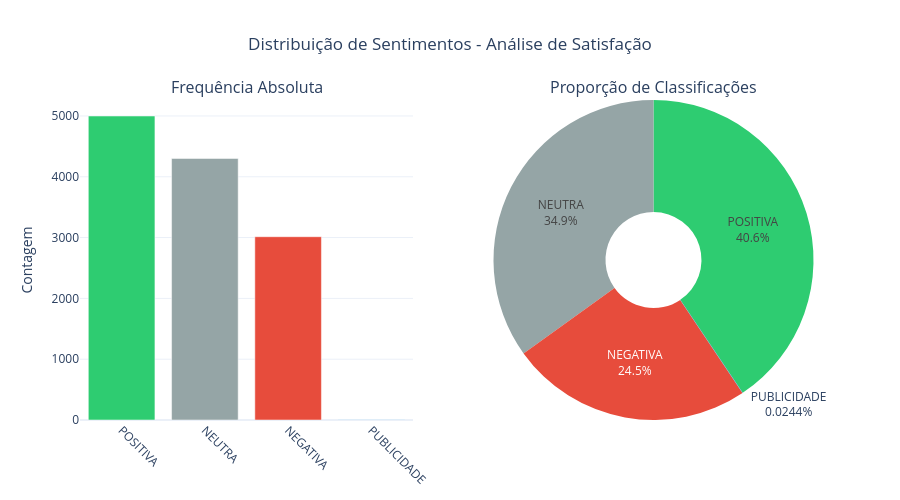

Source (notebook cell):
### Code cell
def plot_classificacao_dinamica(class_counts: pd.Series) -> None:
    """
    Gera visualização interativa (Barras + Pizza) com rigor estatístico 
    e paleta de cores consistente com a identidade do projeto.
    """
    
    # Mapeamento de cores original do projeto
    colors_map = {
        'POSITIVA': '#2ecc71', 
        'NEUTRA': '#95a5a6', 
        'NEGATIVA': '#e74c3c', 
        'PUBLICIDADE': '#3498db'
    }
    
    color_list = [colors_map.get(str(label).upper(), '#bdc3c7') for label in class_counts.index]

    # Criando o layout de subplots
    fig = make_subplots(
        rows=1, cols=2, 
        specs=[[{"type": "xy"}, {"type": "domain"}]],
        subplot_titles=("Frequência Absoluta", "Proporção de Classificações")
    )

    # 1. Gráfico de Barras
    fig.add_trace(
        go.Bar(
            x=class_counts.index,
            y=class_counts.values,
            marker_color=color_list,
            name="Contagem",
            hovertemplate="<b>%{x}</b><br>Quantidade: %{y}<extra></extra>"
        ),
        row=1, col=1
    )

    # 2. Gráfico de Pizza
    fig.add_trace(
        go.Pie(
            labels=class_counts.index,
            values=class_counts.values,
            marker=dict(colors=color_list),
            hole=0.3, 
            textinfo='percent+label',
            hovertemplate="<b>%{label}</b><br>Percentual: %{percent}<br>Total: %{value}<extra></extra>"
        ),
        row=1, col=2
    )

    # Ajustes de Layout e Estilização
    fig.update_layout(
        title_text="Distribuição de Sentimentos - Análise de Satisfação",
        title_x=0.5,
        showlegend=False,
        template="plotly_white",
        height=500
    )

    fig.update_xaxes(tickangle=45, row=1, col=1)
    fig.update_yaxes(title_text="Contagem", row=1, col=1)

    # Renderiza o gráfico
    fig.show()

# --- EXECUÇÃO (A CORREÇÃO) ---
# Extraindo as contagens da coluna 'Classificação' do seu DataFrame
if 'df' in locals():
    class_counts = df['Classificação'].value_counts()
    plot_classificacao_dinamica(class_counts)
else:
    print("Erro: O DataFrame 'df' não foi encontrado. Execute as células de carregamento de dados primeiro.")

### Figure 1 — Plotly figure (JSON) as saved in the notebook; plotly's stock layout.template omitted (floating-point values rounded to 4 significant figures)
{"data": [{"hovertemplate": "<b>%{x}</b><br>Quantidade: %{y}<extra></extra>", "marker": {"color": ["#2ecc71", "#95a5a6", "#e74c3c", "#3498db"]}, "name": "Contagem", "type": "bar", "x": ["POSITIVA", "NEUTRA", "NEGATIVA", "PUBLICIDADE"], "xaxis": "x", "y": [4999, 4301, 3014, 3], "yaxis": "y"}, {"domain": {"x": [0.55, 1], "y": [0, 1]}, "hole": 0.3, "hovertemplate": "<b>%{label}</b><br>Percentual: %{percent}<br>Total: %{value}<extra></extra>", "labels": ["POSITIVA", "NEUTRA", "NEGATIVA", "PUBLICIDADE"], "marker": {"colors": ["#2ecc71", "#95a5a6", "#e74c3c", "#3498db"]}, "textinfo": "percent+label", "type": "pie", "values": [4999, 4301, 3014, 3]}], "layout": {"annotations": [{"font": {"size": 16}, "showarrow": false, "text": "Frequência Absoluta", "x": 0.225, "xanchor": "center", "xref": "paper", "y": 1, "yanchor": "bottom", "yref": "paper"}, {"font": {"size": 16}, "showarrow": false, "text": "Proporção de Classificações", "x": 0.775, "xanchor": "center", "xref": "paper", "y": 1, "yanchor": "bottom", "yref": "paper"}], "height": 500, "showlegend": false, "title": {"text": "Distribuição de Sentimentos - Análise de Satisfação", "x": 0.5}, "xaxis": {"anchor": "y", "domain": [0, 0.45], "tickangle": 45}, "yaxis": {"anchor": "x", "domain": [0, 1], "title": {"text": "Contagem"}}}}
